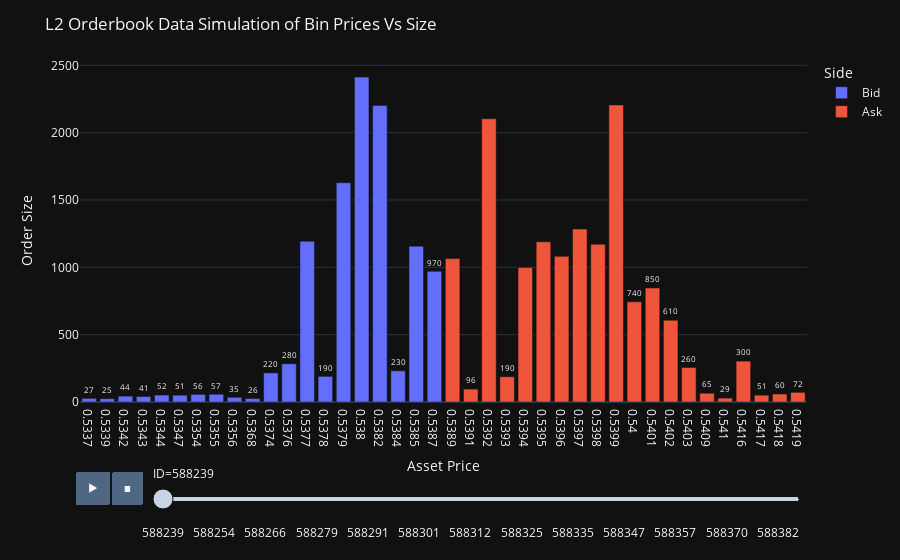

The notebook cell saved with this chart:
### Code cell
fig = px.bar(BinOrderBookData, y='bin_size', x='bin_price', text='bin_size', animation_frame="ID", color='Side')
fig.update_traces(texttemplate='%{text:.2s}', textposition='outside')
fig.update_layout(uniformtext_minsize=8, uniformtext_mode='hide', title='L2 Orderbook Data Simulation of Bin Prices Vs Size',
    xaxis=dict(title='Asset Price'),
    yaxis=dict(title='Order Size'))

fig.update_layout(template='plotly_dark')
fig.show()

### Figure 1 — Plotly figure (JSON) as saved in the notebook; plotly's stock layout.template omitted (floating-point values rounded to 4 significant figures)
{"data": [{"alignmentgroup": "True", "hovertemplate": "Side=Bid<br>ID=588239<br>bin_price=%{x}<br>bin_size=%{text}<extra></extra>", "legendgroup": "Bid", "marker": {"color": "#636efa", "pattern": {"shape": ""}}, "name": "Bid", "offsetgroup": "Bid", "orientation": "v", "showlegend": true, "text": [27.09, 24.63, 43.6, 40.71, 51.51, 50.65, 56.37, 57.43, 34.87, 25.71, 216.1, 283.5, 1194.0, 190.3, 1628.0, 2413.0, 2203.0, 231.9, 1157.0, 970.2], "textposition": "outside", "texttemplate": "%{text:.2s}", "type": "bar", "x": ["0.5337", "0.5339", "0.5342", "0.5343", "0.5344", "0.5347", "0.5354", "0.5355", "0.5356", "0.5368", "0.5374", "0.5376", "0.5377", "0.5378", "0.5379", "0.538", "0.5382", "0.5384", "0.5385", "0.5387"], "xaxis": "x", "y": [27.09, 24.63, 43.6, 40.71, 51.51, 50.65, 56.37, 57.43, 34.87, 25.71, 216.1, 283.5, 1194.0, 190.3, 1628.0, 2413.0, 2203.0, 231.9, 1157.0, 970.2], "yaxis": "y"}, {"alignmentgroup": "True", "hovertemplate": "Side=Ask<br>ID=588239<br>bin_price=%{x}<br>bin_size=%{text}<extra></extra>", "legendgroup": "Ask", "marker": {"color": "#EF553B", "pattern": {"shape": ""}}, "name": "Ask", "offsetgroup": "Ask", "orientation": "v", "showlegend": true, "text": [1065, 95.97, 2103.0, 187.4, 998.5, 1190.0, 1082.0, 1284.0, 1172.0, 2206.0, 743.8, 846.5, 607.3, 256.2, 65.26, 29.04, 303.4, 50.59, 59.58, 71.72], "textposition": "outside", "texttemplate": "%{text:.2s}", "type": "bar", "x": ["0.5389", "0.5391", "0.5392", "0.5393", "0.5394", "0.5395", "0.5396", "0.5397", "0.5398", "0.5399", "0.54", "0.5401", "0.5402", "0.5403", "0.5409", "0.541", "0.5416", "0.5417", "0.5418", "0.5419"], "xaxis": "x", "y": [1065, 95.97, 2103.0, 187.4, 998.5, 1190.0, 1082.0, 1284.0, 1172.0, 2206.0, 743.8, 846.5, 607.3, 256.2, 65.26, 29.04, 303.4, 50.59, 59.58, 71.72], "yaxis": "y"}], "layout": {"barmode": "relative", "legend": {"title": {"text": "Side"}, "tracegroupgap": 0}, "margin": {"t": 60}, "sliders": [{"active": 0, "currentvalue": {"prefix": "ID="}, "len": 0.9, "pad": {"b": 10, "t": 60}, "steps": [{"args": [["588239"], {"frame": {"duration": 0, "redraw": true}, "fromcurrent": true, "mode": "immediate", "transition": {"duration": 0, "easing": "linear"}}], "label": "588239", "method": "animate"}, {"args": [["588240"], {"frame": {"duration": 0, "redraw": true}, "fromcurrent": true, "mode": "immediate", "transition": {"duration": 0, "easing": "linear"}}], "label": "588240", "method": "animate"}, {"args": [["588241"], {"frame": {"duration": 0, "redraw": true}, "fromcurrent": true, "mode": "immediate", "transition": {"duration": 0, "easing": "linear"}}], "label": "588241", "method": "animate"}, {"args": [["588244"], {"frame": {"duration": 0, "redraw": true}, "fromcurrent": true, "mode": "immediate", "transition": {"duration": 0, "easing": "linear"}}], "label": "588244", "method": "animate"}, {"args": [["588246"], {"frame": {"duration": 0, "redraw": true}, "fromcurrent": true, "mode": "immediate", "transition": {"duration": 0, "easing": "linear"}}], "label": "588246", "method": "animate"}, {"args": [["588247"], {"frame": {"duration": 0, "redraw": true}, "fromcurrent": true, "mode": "immediate", "transition": {"duration": 0, "easing": "linear"}}], "label": "588247", "method": "animate"}, {"args": [["588250"], {"frame": {"duration": 0, "redraw": true}, "fromcurrent": true, "mode": "immediate", "transition": {"duration": 0, "easing": "linear"}}], "label": "588250", "method": "animate"}, {"args": [["588252"], {"frame": {"duration": 0, "redraw": true}, "fromcurrent": true, "mode": "immediate", "transition": {"duration": 0, "easing": "linear"}}], "label": "588252", "method": "animate"}, {"args": [["588254"], {"frame": {"duration": 0, "redraw": true}, "fromcurrent": true, "mode": "immediate", "transition": {"duration": 0, "easing": "linear"}}], "label": "588254", "method": "animate"}, {"args": [["588258"], {"frame": {"duration": 0, "redraw": true}, "fromcurrent": true, "mode": "immediate", "transition": {"duration": 0, "easing": "linear"}}], "label": "588258", "method": "animate"}, {"args": [["588259"], {"frame": {"duration": 0, "redraw": true}, "fromcurrent": true, "mode": "immediate", "transition": {"duration": 0, "easing": "linear"}}], "label": "588259", "method": "animate"}, {"args": [["588260"], {"frame": {"duration": 0, "redraw": true}, "fromcurrent": true, "mode": "immediate", "transition": {"duration": 0, "easing": "linear"}}], "label": "588260", "method": "animate"}, {"args": [["588261"], {"frame": {"duration": 0, "redraw": true}, "fromcurrent": true, "mode": "immediate", "transition": {"duration": 0, "easing": "linear"}}], "label": "588261", "method": "animate"}, {"args": [["588262"], {"frame": {"duration": 0, "redraw": true}, "fromcurrent": true, "mode": "immediate", "transition": {"duration": 0, "easing": "linear"}}], "label": "588262", "method": "animate"}, {"args": [["588263"], {"frame": {"duration": 0, "redraw": true}, "fromcurrent": true, "mode": "immediate", "transition": {"duration": 0, "easing": "linear"}}], "label": "588263", "method": "animate"}, {"args": [["588265"], {"frame": {"duration": 0, "redraw": true}, "fromcurrent": true, "mode": "immediate", "transition": {"duration": 0, "easing": "linear"}}], "label": "588265", "method": "animate"}, {"args": [["588266"], {"frame": {"duration": 0, "redraw": true}, "fromcurrent": true, "mode": "immediate", "transition": {"duration": 0, "easing": "linear"}}], "label": "588266", "method": "animate"}, {"args": [["588267"], {"frame": {"duration": 0, "redraw": true}, "fromcurrent": true, "mode": "immediate", "transition": {"duration": 0, "easing": "linear"}}], "label": "588267", "method": "animate"}, {"args": [["588268"], {"frame": {"duration": 0, "redraw": true}, "fromcurrent": true, "mode": "immediate", "transition": {"duration": 0, "easing": "linear"}}], "label": "588268", "method": "animate"}, {"args": [["588270"], {"frame": {"duration": 0, "redraw": true}, "fromcurrent": true, "mode": "immediate", "transition": {"duration": 0, "easing": "linear"}}], "label": "588270", "method": "animate"}, {"args": [["588274"], {"frame": {"duration": 0, "redraw": true}, "fromcurrent": true, "mode": "immediate", "transition": {"duration": 0, "easing": "linear"}}], "label": "588274", "method": "animate"}, {"args": [["588275"], {"frame": {"duration": 0, "redraw": true}, "fromcurrent": true, "mode": "immediate", "transition": {"duration": 0, "easing": "linear"}}], "label": "588275", "method": "animate"}, {"args": [["588276"], {"frame": {"duration": 0, "redraw": true}, "fromcurrent": true, "mode": "immediate", "transition": {"duration": 0, "easing": "linear"}}], "label": "588276", "method": "animate"}, {"args": [["588277"], {"frame": {"duration": 0, "redraw": true}, "fromcurrent": true, "mode": "immediate", "transition": {"duration": 0, "easing": "linear"}}], "label": "588277", "method": "animate"}, {"args": [["588279"], {"frame": {"duration": 0, "redraw": true}, "fromcurrent": true, "mode": "immediate", "transition": {"duration": 0, "easing": "linear"}}], "label": "588279", "method": "animate"}, {"args": [["588280"], {"frame": {"duration": 0, "redraw": true}, "fromcurrent": true, "mode": "immediate", "transition": {"duration": 0, "easing": "linear"}}], "label": "588280", "method": "animate"}, {"args": [["588282"], {"frame": {"duration": 0, "redraw": true}, "fromcurrent": true, "mode": "immediate", "transition": {"duration": 0, "easing": "linear"}}], "label": "588282", "method": "animate"}, {"args": [["588283"], {"frame": {"duration": 0, "redraw": true}, "fromcurrent": true, "mode": "immediate", "transition": {"duration": 0, "easing": "linear"}}], "label": "588283", "method": "animate"}, {"args": [["588284"], {"frame": {"duration": 0, "redraw": true}, "fromcurrent": true, "mode": "immediate", "transition": {"duration": 0, "easing": "linear"}}], "label": "588284", "method": "animate"}, {"args": [["588286"], {"frame": {"duration": 0, "redraw": true}, "fromcurrent": true, "mode": "immediate", "transition": {"duration": 0, "easing": "linear"}}], "label": "588286", "method": "animate"}, {"args": [["588289"], {"frame": {"duration": 0, "redraw": true}, "fromcurrent": true, "mode": "immediate", "transition": {"duration": 0, "easing": "linear"}}], "label": "588289", "method": "animate"}, {"args": [["588290"], {"frame": {"duration": 0, "redraw": true}, "fromcurrent": true, "mode": "immediate", "transition": {"duration": 0, "easing": "linear"}}], "label": "588290", "method": "animate"}, {"args": [["588291"], {"frame": {"duration": 0, "redraw": true}, "fromcurrent": true, "mode": "immediate", "transition": {"duration": 0, "easing": "linear"}}], "label": "588291", "method": "animate"}, {"args": [["588292"], {"frame": {"duration": 0, "redraw": true}, "fromcurrent": true, "mode": "immediate", "transition": {"duration": 0, "easing": "linear"}}], "label": "588292", "method": "animate"}, {"args": [["588293"], {"frame": {"duration": 0, "redraw": true}, "fromcurrent": true, "mode": "immediate", "transition": {"duration": 0, "easing": "linear"}}], "label": "588293", "method": "animate"}, {"args": [["588294"], {"frame": {"duration": 0, "redraw": true}, "fromcurrent": true, "mode": "immediate", "transition": {"duration": 0, "easing": "linear"}}], "label": "588294", "method": "animate"}, {"args": [["588295"], {"frame": {"duration": 0, "redraw": true}, "fromcurrent": true, "mode": "immediate", "transition": {"duration": 0, "easing": "linear"}}], "label": "588295", "method": "animate"}, {"args": [["588297"], {"frame": {"duration": 0, "redraw": true}, "fromcurrent": true, "mode": "immediate", "transition": {"duration": 0, "easing": "linear"}}], "label": "588297", "method": "animate"}, {"args": [["588298"], {"frame": {"duration": 0, "redraw": true}, "fromcurrent": true, "mode": "immediate", "transition": {"duration": 0, "easing": "linear"}}], "label": "588298", "method": "animate"}, {"args": [["588300"], {"frame": {"duration": 0, "redraw": true}, "fromcurrent": true, "mode": "immediate", "transition": {"duration": 0, "easing": "linear"}}], "label": "588300", "method": "animate"}, {"args": [["588301"], {"frame": {"duration": 0, "redraw": true}, "fromcurrent": true, "mode": "immediate", "transition": {"duration": 0, "easing": "linear"}}], "label": "588301", "method": "animate"}, {"args": [["588302"], {"frame": {"duration": 0, "redraw": true}, "fromcurrent": true, "mode": "immediate", "transition": {"duration": 0, "easing": "linear"}}], "label": "588302", "method": "animate"}, {"args": [["588304"], {"frame": {"duration": 0, "redraw": true}, "fromcurrent": true, "mode": "immediate", "transition": {"duration": 0, "easing": "linear"}}], "label": "588304", "method": "animate"}, {"args": [["588306"], {"frame": {"duration": 0, "redraw": true}, "fromcurrent": true, "mode": "immediate", "transition": {"duration": 0, "easing": "linear"}}], "label": "588306", "method": "animate"}, {"args": [["588307"], {"frame": {"duration": 0, "redraw": true}, "fromcurrent": true, "mode": "immediate", "transition": {"duration": 0, "easing": "linear"}}], "label": "588307", "method": "animate"}, {"args": [["588308"], {"frame": {"duration": 0, "redraw": true}, "fromcurrent": true, "mode": "immediate", "transition": {"duration": 0, "easing": "linear"}}], "label": "588308", "method": "animate"}, {"args": [["588309"], {"frame": {"duration": 0, "redraw": true}, "fromcurrent": true, "mode": "immediate", "transition": {"duration": 0, "easing": "linear"}}], "label": "588309", "method": "animate"}, {"args": [["588310"], {"frame": {"duration": 0, "redraw": true}, "fromcurrent": true, "mode": "immediate", "transition": {"duration": 0, "easing": "linear"}}], "label": "588310", "method": "animate"}, {"args": [["588312"], {"frame": {"duration": 0, "redraw": true}, "fromcurrent": true, "mode": "immediate", "transition": {"duration": 0, "easing": "linear"}}], "label": "588312", "method": "animate"}, {"args": [["588314"], {"frame": {"duration": 0, "redraw": true}, "fromcurrent": true, "mode": "immediate", "transition": {"duration": 0, "easing": "linear"}}], "label": "588314", "method": "animate"}, {"args": [["588316"], {"frame": {"duration": 0, "redraw": true}, "fromcurrent": true, "mode": "immediate", "transition": {"duration": 0, "easing": "linear"}}], "label": "588316", "method": "animate"}, {"args": [["588317"], {"frame": {"duration": 0, "redraw": true}, "fromcurrent": true, "mode": "immediate", "transition": {"duration": 0, "easing": "linear"}}], "label": "588317", "method": "animate"}, {"args": [["588318"], {"frame": {"duration": 0, "redraw": true}, "fromcurrent": true, "mode": "immediate", "transition": {"duration": 0, "easing": "linear"}}], "label": "588318", "method": "animate"}, {"args": [["588319"], {"frame": {"duration": 0, "redraw": true}, "fromcurrent": true, "mode": "immediate", "transition": {"duration": 0, "easing": "linear"}}], "label": "588319", "method": "animate"}, {"args": [["588321"], {"frame": {"duration": 0, "redraw": true}, "fromcurrent": true, "mode": "immediate", "transition": {"duration": 0, "easing": "linear"}}], "label": "588321", "method": "animate"}, {"args": [["588322"], {"frame": {"duration": 0, "redraw": true}, "fromcurrent": true, "mode": "immediate", "transition": {"duration": 0, "easing": "linear"}}], "label": "588322", "method": "animate"}, {"args": [["588325"], {"frame": {"duration": 0, "redraw": true}, "fromcurrent": true, "mode": "immediate", "transition": {"duration": 0, "easing": "linear"}}], "label": "588325", "method": "animate"}, {"args": [["588326"], {"frame": {"duration": 0, "redraw": true}, "fromcurrent": true, "mode": "immediate", "transition": {"duration": 0, "easing": "linear"}}], "label": "588326", "method": "animate"}, {"args": [["588327"], {"frame": {"duration": 0, "redraw": true}, "fromcurrent": true, "mode": "immediate", "transition": {"duration": 0, "easing": "linear"}}], "label": "588327", "method": "animate"}, {"args": [["588328"], {"frame": {"duration": 0, "redraw": true}, "fromcurrent": true, "mode": "immediate", "transition": {"duration": 0, "easing": "linear"}}], "label": "588328", "method": "animate"}, {"args": [["588329"], {"frame": {"duration": 0, "redraw": true}, "fromcurrent": true, "mode": "immediate", "transition": {"duration": 0, "easing": "linear"}}], "label": "588329", "method": "animate"}, {"args": [["588331"], {"frame": {"duration": 0, "redraw": true}, "fromcurrent": true, "mode": "immediate", "transition": {"duration": 0, "easing": "linear"}}], "label": "588331", "method": "animate"}, {"args": [["588333"], {"frame": {"duration": 0, "redraw": true}, "fromcurrent": true, "mode": "immediate", "transition": {"duration": 0, "easing": "linear"}}], "label": "588333", "method": "animate"}, {"args": [["588334"], {"frame": {"duration": 0, "redraw": true}, "fromcurrent": true, "mode": "immediate", "transition": {"duration": 0, "easing": "linear"}}], "label": "588334", "method": "animate"}, {"args": [["588335"], {"frame": {"duration": 0, "redraw": true}, "fromcurrent": true, "mode": "immediate", "transition": {"duration": 0, "easing": "linear"}}], "label": "588335", "method": "animate"}, {"args": [["588336"], {"frame": {"duration": 0, "redraw": true}, "fromcurrent": true, "mode": "immediate", "transition": {"duration": 0, "easing": "linear"}}], "label": "588336", "method": "animate"}, {"args": [["588338"], {"frame": {"duration": 0, "redraw": true}, "fromcurrent": true, "mode": "immediate", "transition": {"duration": 0, "easing": "linear"}}], "label": "588338", "method": "animate"}, {"args": [["588339"], {"frame": {"duration": 0, "redraw": true}, "fromcurrent": true, "mode": "immediate", "transition": {"duration": 0, "easing": "linear"}}], "label": "588339", "method": "animate"}, {"args": [["588340"], {"frame": {"duration": 0, "redraw": true}, "fromcurrent": true, "mode": "immediate", "transition": {"duration": 0, "easing": "linear"}}], "label": "588340", "method": "animate"}, {"args": [["588341"], {"frame": {"duration": 0, "redraw": true}, "fromcurrent": true, "mode": "immediate", "transition": {"duration": 0, "easing": "linear"}}], "label": "588341", "method": "animate"}, {"args": [["588343"], {"frame": {"duration": 0, "redraw": true}, "fromcurrent": true, "mode": "immediate", "transition": {"duration": 0, "easing": "linear"}}], "label": "588343", "method": "animate"}, {"args": [["588345"], {"frame": {"duration": 0, "redraw": true}, "fromcurrent": true, "mode": "immediate", "transition": {"duration": 0, "easing": "linear"}}], "label": "588345", "method": "animate"}, {"args": [["588347"], {"frame": {"duration": 0, "redraw": true}, "fromcurrent": true, "mode": "immediate", "transition": {"duration": 0, "easing": "linear"}}], "label": "588347", "method": "animate"}, {"args": [["588348"], {"frame": {"duration": 0, "redraw": true}, "fromcurrent": true, "mode": "immediate", "transition": {"duration": 0, "easing": "linear"}}], "label": "588348", "method": "animate"}, {"args": [["588349"], {"frame": {"duration": 0, "redraw": true}, "fromcurrent": true, "mode": "immediate", "transition": {"duration": 0, "easing": "linear"}}], "label": "588349", "method": "animate"}, {"args": [["588351"], {"frame": {"duration": 0, "redraw": true}, "fromcurrent": true, "mode": "immediate", "transition": {"duration": 0, "easing": "linear"}}], "label": "588351", "method": "animate"}, {"args": [["588352"], {"frame": {"duration": 0, "redraw": true}, "fromcurrent": true, "mode": "immediate", "transition": {"duration": 0, "easing": "linear"}}], "label": "588352", "method": "animate"}, {"args": [["588353"], {"frame": {"duration": 0, "redraw": true}, "fromcurrent": true, "mode": "immediate", "transition": {"duration": 0, "easing": "linear"}}], "label": "588353", "method": "animate"}, {"args": [["588355"], {"frame": {"duration": 0, "redraw": true}, "fromcurrent": true, "mode": "immediate", "transition": {"duration": 0, "easing": "linear"}}], "label": "588355", "method": "animate"}, {"args": [["588356"], {"frame": {"duration": 0, "redraw": true}, "fromcurrent": true, "mode": "immediate", "transition": {"duration": 0, "easing": "linear"}}], "label": "588356", "method": "animate"}, {"args": [["588357"], {"frame": {"duration": 0, "redraw": true}, "fromcurrent": true, "mode": "immediate", "transition": {"duration": 0, "easing": "linear"}}], "label": "588357", "method": "animate"}, {"args": [["588360"], {"frame": {"duration": 0, "redraw": true}, "fromcurrent": true, "mode": "immediate", "transition": {"duration": 0, "easing": "linear"}}], "label": "588360", "method": "animate"}, {"args": [["588361"], {"frame": {"duration": 0, "redraw": true}, "fromcurrent": true, "mode": "immediate", "transition": {"duration": 0, "easing": "linear"}}], "label": "588361", "method": "animate"}, {"args": [["588363"], {"frame": {"duration": 0, "redraw": true}, "fromcurrent": true, "mode": "immediate", "transition": {"duration": 0, "easing": "linear"}}], "label": "588363", "method": "animate"}, {"args": [["588365"], {"frame": {"duration": 0, "redraw": true}, "fromcurrent": true, "mode": "immediate", "transition": {"duration": 0, "easing": "linear"}}], "label": "588365", "method": "animate"}, {"args": [["588366"], {"frame": {"duration": 0, "redraw": true}, "fromcurrent": true, "mode": "immediate", "transition": {"duration": 0, "easing": "linear"}}], "label": "588366", "method": "animate"}, {"args": [["588368"], {"frame": {"duration": 0, "redraw": true}, "fromcurrent": true, "mode": "immediate", "transition": {"duration": 0, "easing": "linear"}}], "label": "588368", "method": "animate"}, {"args": [["588369"], {"frame": {"duration": 0, "redraw": true}, "fromcurrent": true, "mode": "immediate", "transition": {"duration": 0, "easing": "linear"}}], "label": "588369", "method": "animate"}, {"args": [["588370"], {"frame": {"duration": 0, "redraw": true}, "fromcurrent": true, "mode": "immediate", "transition": {"duration": 0, "easing": "linear"}}], "label": "588370", "method": "animate"}, {"args": [["588372"], {"frame": {"duration": 0, "redraw": true}, "fromcurrent": true, "mode": "immediate", "transition": {"duration": 0, "easing": "linear"}}], "label": "588372", "method": "animate"}, {"args": [["588375"], {"frame": {"duration": 0, "redraw": true}, "fromcurrent": true, "mode": "immediate", "transition": {"duration": 0, "easing": "linear"}}], "label": "588375", "method": "animate"}, {"args": [["588376"], {"frame": {"duration": 0, "redraw": true}, "fromcurrent": true, "mode": "immediate", "transition": {"duration": 0, "easing": "linear"}}], "label": "588376", "method": "animate"}, {"args": [["588378"], {"frame": {"duration": 0, "redraw": true}, "fromcurrent": true, "mode": "immediate", "transition": {"duration": 0, "easing": "linear"}}], "label": "588378", "method": "animate"}, {"args": [["588379"], {"frame": {"duration": 0, "redraw": true}, "fromcurrent": true, "mode": "immediate", "transition": {"duration": 0, "easing": "linear"}}], "label": "588379", "method": "animate"}, {"args": [["588380"], {"frame": {"duration": 0, "redraw": true}, "fromcurrent": true, "mode": "immediate", "transition": {"duration": 0, "easing": "linear"}}], "label": "588380", "method": "animate"}, {"args": [["588381"], {"frame": {"duration": 0, "redraw": true}, "fromcurrent": true, "mode": "immediate", "transition": {"duration": 0, "easing": "linear"}}], "label": "588381", "method": "animate"}, {"args": [["588382"], {"frame": {"duration": 0, "redraw": true}, "fromcurrent": true, "mode": "immediate", "transition": {"duration": 0, "easing": "linear"}}], "label": "588382", "method": "animate"}, {"args": [["588383"], {"frame": {"duration": 0, "redraw": true}, "fromcurrent": true, "mode": "immediate", "transition": {"duration": 0, "easing": "linear"}}], "label": "588383", "method": "animate"}, {"args": [["588384"], {"frame": {"duration": 0, "redraw": true}, "fromcurrent": true, "mode": "immediate", "transition": {"duration": 0, "easing": "linear"}}], "label": "588384", "method": "animate"}, {"args": [["588385"], {"frame": {"duration": 0, "redraw": true}, "fromcurrent": true, "mode": "immediate", "transition": {"duration": 0, "easing": "linear"}}], "label": "588385", "method": "animate"}], "x": 0.1, "xanchor": "left", "y": 0, "yanchor": "top"}], "title": {"text": "L2 Orderbook Data Simulation of Bin Prices Vs Size"}, "uniformtext": {"minsize": 8, "mode": "hide"}, "updatemenus": [{"buttons": [{"args": [null, {"frame": {"duration": 500, "redraw": true}, "fromcurrent": true, "mode": "immediate", "transition": {"duration": 500, "easing": "linear"}}], "label": "&#9654;", "method": "animate"}, {"args": [[null], {"frame": {"duration": 0, "redraw": true}, "fromcurrent": true, "mode": "immediate", "transition": {"duration": 0, "easing": "linear"}}], "label": "&#9724;", "method": "animate"}], "direction": "left", "pad": {"r": 10, "t": 70}, "showactive": false, "type": "buttons", "x": 0.1, "xanchor": "right", "y": 0, "yanchor": "top"}], "xaxis": {"anchor": "y", "domain": [0, 1], "title": {"text": "Asset Price"}}, "yaxis": {"anchor": "x", "domain": [0, 1], "title": {"text": "Order Size"}}}}
